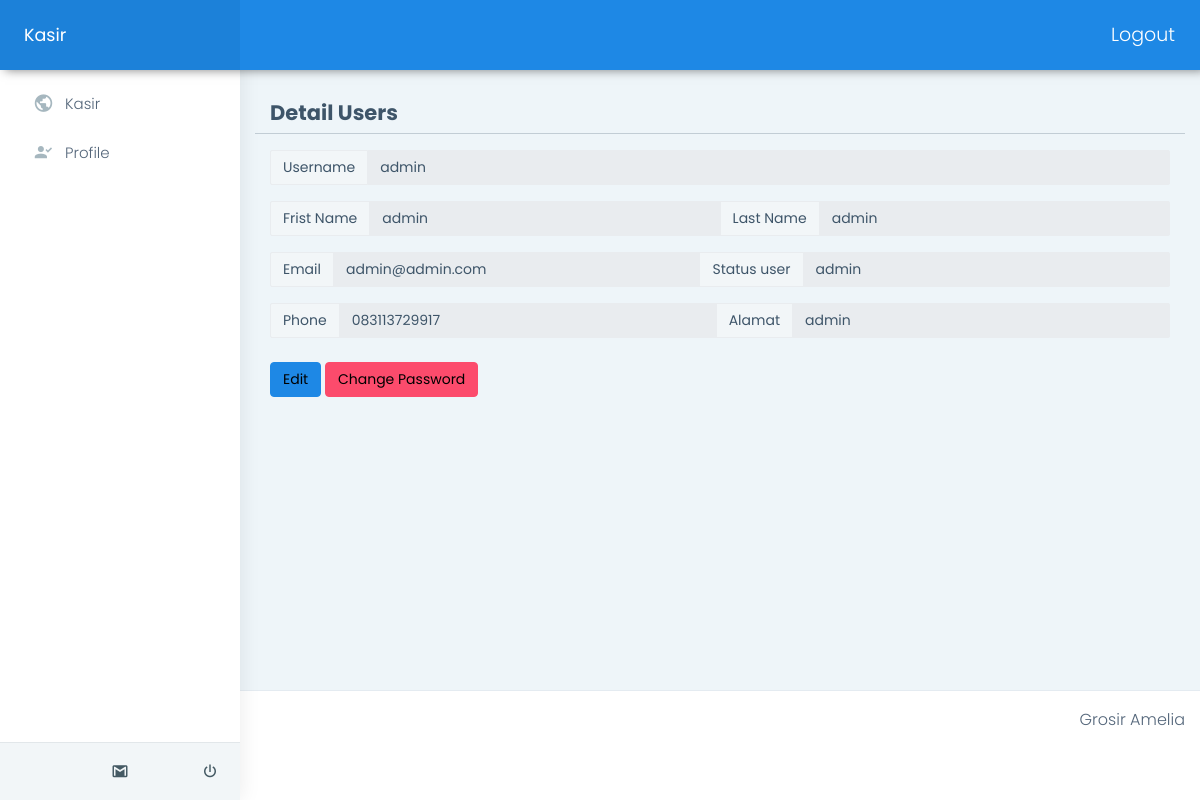
Page /kasir/index.php?page=profile (signed in) on the committed database.
### tables this page shows
CREATE TABLE `users` (
  `user_id` int(11) NOT NULL,
  `unique_id` int(255) NOT NULL,
  `username` varchar(255) NOT NULL,
  `fname` varchar(255) NOT NULL,
  `lname` varchar(255) NOT NULL,
  `email` varchar(255) NOT NULL,
  `phone` varchar(20) DEFAULT NULL,
  `password` varchar(255) NOT NULL,
  `alamat` varchar(255) NOT NULL,
  `level` varchar(20) NOT NULL
);

### kasir/profile/index.php (the view)
<?php
$sql = mysqli_query($conn, "SELECT * FROM users WHERE unique_id = {$_SESSION['unique_id']}");
if (mysqli_num_rows($sql) > 0) {
  $row = mysqli_fetch_assoc($sql);
}
?>
<div class="row">
  <h3>Detail Users</h3>
  <hr>
  <div class="input-group mb-3">
    <span class="input-group-text" id="basic-addon1">Username</span>
    <input type="text" name="username" id="username" class="form-control" placeholder="Username" aria-label="Username" value="<?php echo $row['username'] ?>" aria-describedby="basic-addon1" readonly>
  </div>
  <div class="input-group mb-3">
    <span class="input-group-text" id="basic-addon3">Frist Name</span>
    <input type="text" name="fname" id="fname" class="form-control" placeholder="Enter frist name" aria-label="Username" value="<?php echo $row['fname']  ?>" readonly>
    <span class="input-group-text" id="basic-addon3">Last Name</span>
    <input type="text" name="lname" id="lname" class="form-control" placeholder="Enter last name" aria-label="Server" value="<?php echo $row['lname']; ?>" ? readonly>
  </div>
  <div class="input-group mb-3">
    <span class="input-group-text" id="basic-addon3">Email</span>
    <input type="email" name="email" class="form-control" readonly placeholder="Recipient's username" aria-label="Recipient's username" aria-describedby="basic-addon2" value="<?= $row['email']  ?>">
    <span class="input-group-text" id="basic-addon2">Status user</span>
    <input type="email" name="level" class="form-control" readonly placeholder="" aria-label="Recipient's username" aria-describedby="basic-addon2" value="<?= $row['level'] ?>">
  </div>
  <div class="input-group">
    <span class="input-group-text">Phone</span>
    <input name="alamat" class="form-control" aria-label="With textarea" value="<?php echo $row['phone']  ?>" readonly></input>
    <span class="input-group-text">Alamat</span>
    <input name="alamat" class="form-control" aria-label="With textarea" value="<?php echo $row['alamat']  ?>" readonly></input>
  </div>
  <div class="col-12 pt-4">
    <div class="col-6">
      <a class='btn btn-info' href="/ricemil/kasir/index.php?page=profile&modul=edit&user_id=<?php echo $row['user_id']; ?>">Edit</a>
      <a class='btn btn-danger' href="/ricemil/kasir/index.php?page=profile&modul=changepwd&user_id=<?php echo $row['user_id']; ?>">Change Password</a>
    </div>
  </div>
</div>

### rows in the picture
users: username "admin", fname "admin", lname "admin", email "admin@admin.com", level "admin", alamat "083113729917", alamat "admin"
